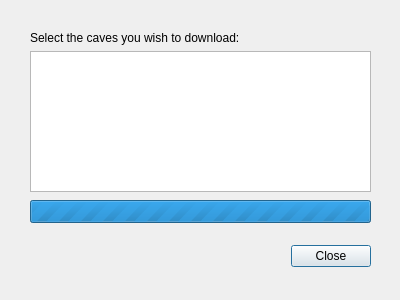
<?xml version="1.0" encoding="UTF-8"?>
<ui version="4.0">
 <class>UICaveListDialog</class>
 <widget class="QDialog" name="UICaveListDialog">
  <property name="geometry">
   <rect>
    <x>0</x>
    <y>0</y>
    <width>400</width>
    <height>300</height>
   </rect>
  </property>
  <property name="windowTitle">
   <string>Available Caves On Server</string>
  </property>
  <widget class="QDialogButtonBox" name="buttonBox">
   <property name="geometry">
    <rect>
     <x>30</x>
     <y>240</y>
     <width>341</width>
     <height>32</height>
    </rect>
   </property>
   <property name="orientation">
    <enum>Qt::Horizontal</enum>
   </property>
   <property name="standardButtons">
    <set>QDialogButtonBox::Close</set>
   </property>
  </widget>
  <widget class="QListWidget" name="lstCaves">
   <property name="geometry">
    <rect>
     <x>30</x>
     <y>51</y>
     <width>341</width>
     <height>141</height>
    </rect>
   </property>
  </widget>
  <widget class="QProgressBar" name="progressBar">
   <property name="geometry">
    <rect>
     <x>30</x>
     <y>200</y>
     <width>341</width>
     <height>23</height>
    </rect>
   </property>
   <property name="maximum">
    <number>0</number>
   </property>
   <property name="value">
    <number>0</number>
   </property>
   <property name="textVisible">
    <bool>false</bool>
   </property>
   <property name="format">
    <string>%p%</string>
   </property>
  </widget>
  <widget class="QLabel" name="label">
   <property name="geometry">
    <rect>
     <x>30</x>
     <y>30</y>
     <width>261</width>
     <height>16</height>
    </rect>
   </property>
   <property name="text">
    <string>Select the caves you wish to download:</string>
   </property>
  </widget>
 </widget>
 <resources/>
 <connections>
  <connection>
   <sender>buttonBox</sender>
   <signal>accepted()</signal>
   <receiver>UICaveListDialog</receiver>
   <slot>accept()</slot>
   <hints>
    <hint type="sourcelabel">
     <x>248</x>
     <y>254</y>
    </hint>
    <hint type="destinationlabel">
     <x>157</x>
     <y>274</y>
    </hint>
   </hints>
  </connection>
  <connection>
   <sender>buttonBox</sender>
   <signal>rejected()</signal>
   <receiver>UICaveListDialog</receiver>
   <slot>reject()</slot>
   <hints>
    <hint type="sourcelabel">
     <x>316</x>
     <y>260</y>
    </hint>
    <hint type="destinationlabel">
     <x>286</x>
     <y>274</y>
    </hint>
   </hints>
  </connection>
 </connections>
</ui>
